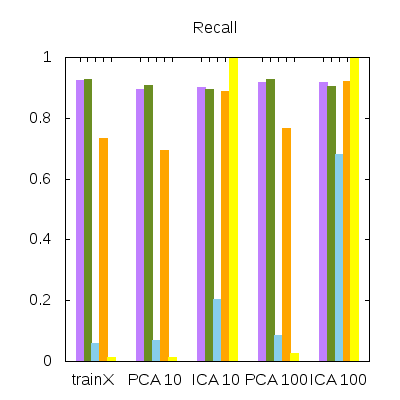

This chart was generated by the following gnuplot code:
set terminal png size 400,400
set output "vre.png"

set style line 1 lc rgb "purple"
set style line 2 lc rgb "#6B8E23"
set style line 3 lc rgb "skyblue"
set style line 4 lc rgb "orange"
set style line 5 lc rgb "yellow"

set style fill solid
set boxwidth 0.13

set xrange [0.5:5.5]
set yrange [0:1]
set title "Recall"
unset key

plot "vdtre.dat" using 1:3:xtic(2) w boxes ls 1 title "Decision Tree", \
     "vrfre.dat" using 1:3:xtic(2) w boxes ls 2 title "Random Forest", \
     "vnbre.dat" using 1:3:xtic(2) w boxes ls 3 title "Naive Bayes", \
     "vknnre.dat" using 1:3:xtic(2) w boxes ls 4 title "KNN", \
     "vsvcre.dat" using 1:3:xtic(2) w boxes ls 5 title "SVM"
